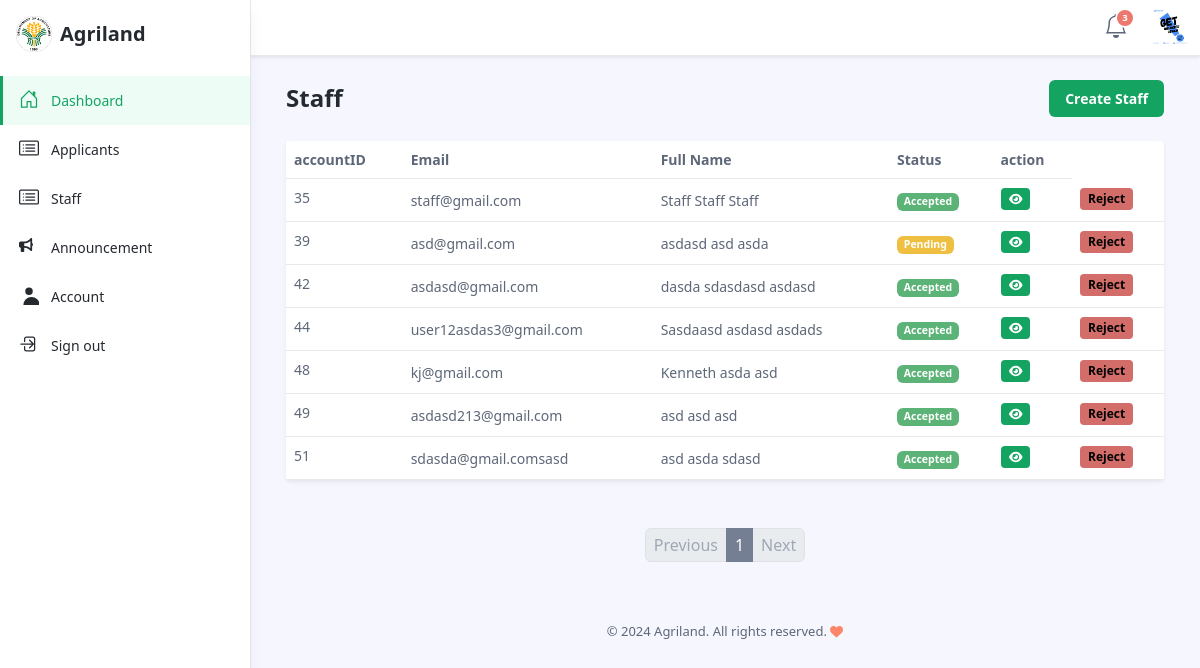
Page /RSBSA/Admin/staff.php (signed in) on the committed database.
### tables this page shows
CREATE TABLE `users` (
  `user_id` int(11) NOT NULL,
  `first_name` varchar(255) NOT NULL,
  `middle_name` varchar(255) DEFAULT NULL,
  `sur_name` varchar(255) NOT NULL,
  `sex` enum('male','female') NOT NULL,
  `date_of_birth` date NOT NULL,
  `birth_municipality` varchar(255) DEFAULT NULL,
  `birth_province` varchar(255) DEFAULT NULL,
  `profile_picture` varchar(255) DEFAULT NULL
);

CREATE TABLE `useraccounts` (
  `account_id` int(11) NOT NULL,
  `user_id` int(11) NOT NULL,
  `email` varchar(255) NOT NULL,
  `password` varchar(255) NOT NULL,
  `accountStatus` varchar(255) DEFAULT NULL,
  `role` varchar(255) NOT NULL
);

### RSBSA/includes/Applicants/allstaff.php (the view, shortened to what this page needs)
<?php
include '../includes/dbconn.php';
$dbConnection = new mysqli($servername, $username, $password, $dbname);
$limit = 10;
$page = isset($_GET['page']) ? $_GET['page'] : 1;
$offset = ($page - 1) * $limit;
$query = "SELECT
        ua.user_id,
        ua.email,
        ua.accountStatus,
        ua.account_id,
        ua.role,  -- Retrieve the role from useraccounts
        u.first_name,
        u.middle_name,
        u.sur_name,
        u.date_of_birth,
        u.sex,
        u.birth_municipality,
        u.birth_province,
        u.profile_picture,  -- Include the profile picture here
        MAX(a.region) AS region,
        MAX(a.province) AS province,
        MAX(a.city_municipality) AS city_municipality,
        MAX(a.barangay) AS barangay,
        MAX(a.street_number) AS street_number,
        MAX(a.purok) AS purok,
        MAX(c.crop_name) AS crop_name,
        MAX(c.crop_area_hectares) AS crop_area_hectares,
        MAX(c.benefits) AS benefits,
        MAX(c.reference) AS reference,
        MAX(co.phone_number) AS phone_number
    FROM
        useraccounts ua
    JOIN
        Users u ON ua.user_id = u.user_id
    LEFT JOIN
        Addresses a ON ua.user_id = a.user_id
    LEFT JOIN
        Crops c ON ua.user_id = c.user_id
    LEFT JOIN
        contacts co ON ua.user_id = co.user_id
    WHERE
        ua.accountStatus IN ('accepted', 'Pending')
        AND ua.role = 'staff'  -- Add this condition to filter for staff role
    GROUP BY
        ua.user_id, ua.email, ua.accountStatus, ua.account_id, ua.role, u.first_name, u.middle_name, u.sur_name, u.date_of_birth, u.profile_picture
    LIMIT $limit OFFSET $offset";
$result = $dbConnection->query($query);
if ($result->num_rows > 0) {
    while ($row = $result->fetch_assoc()) {
        echo '<tr>';
        echo '<td class="cell"><span class="truncate">' . htmlspecialchars($row['account_id']) . '</span></td>';
        echo '<td class="cell">' . htmlspecialchars($row['email']) . '</td>';
        echo '<td class="cell">' . htmlspecialchars($row['first_name']) . ' ' . htmlspecialchars($row['middle_name']) . ' ' . htmlspecialchars($row['sur_name']) . '</td>';
        if ($row['accountStatus'] == 'Pending') {
            echo '<td class="cell"><span class="badge bg-warning">' . ucfirst(htmlspecialchars($row['accountStatus'])) . '</span></td>';
        } elseif ($row['accountStatus'] == 'accepted') {
            echo '<td class="cell"><span class="badge bg-success">' . ucfirst(htmlspecialchars($row['accountStatus'])) . '</span></td>';
        }
        echo '<td>
                <button type="button" class="btn btn-primary btn-sm px-2"
                    data-bs-toggle="modal"
                    data-bs-target="#viewModal"
                    data-userid="' . $row['user_id'] . '"
                    data-email="' . $row['email'] . '"
                    data-full-name="' . htmlspecialchars($row['first_name'] . ' ' . $row['middle_name'] . ' ' . $row['sur_name']) . '"
                    data-account-status="' . htmlspecialchars($row['accountStatus']) . '"
                    data-phone-number="' . htmlspecialchars($row['phone_number']) . '"
                    data-date-of-birth="' . htmlspecialchars($row['date_of_birth']) . '"
                    data-sex="' . htmlspecialchars($row['sex']) . '"
                    data-birth-place="' . htmlspecialchars($row['birth_municipality'] . ',' . $row['birth_province']) . '"
                    data-region="' . htmlspecialchars($row['region']) . '"
                    data-province="' . htmlspecialchars($row['province']) . '"
                    data-city-municipality="' . htmlspecialchars($row['city_municipality']) . '"
                    data-barangay="' . htmlspecialchars($row['barangay']) . '"
                    data-street-number="' . htmlspecialchars($row['street_number']) . '"
                    data-purok="' . htmlspecialchars($row['purok']) . '"
                    data-crop-name="' . htmlspecialchars($row['crop_name']) . '"
                    data-crop-area="' . htmlspecialchars($row['crop_area_hectares']) . '"
                    data-benefits="' . htmlspecialchars($row['benefits']) . '"
                    data-reference="' . htmlspecialchars($row['reference']) . '"
                    data-profile-picture="' . htmlspecialchars($row['profile_picture']) . '">
                    <i class="fa-solid fa-eye text-white"></i>
                </button>
            </td>';
        echo '<td>
                <button type="button" class="btn btn-danger btn-sm" onclick="confirmDelete(' . $row['user_id'] . ')">
                    Reject
                </button>
            </td>';
        echo '</tr>';
    }
} else {
    echo '<tr><td colspan="9" class="text-center">No users found</td></tr>';
}
?>

### RSBSA/Admin/components/header.php (shortened to what this page needs)
<header class="app-header fixed-top">
    <div class="app-header-inner">
        <div class="container-fluid py-2">
            <div class="app-header-content">
                <div class="row justify-content-between align-items-center">
                <div class="app-utilities col-auto">
                    <div class="app-utility-item app-notifications-dropdown dropdown">
                        <a class="dropdown-toggle no-toggle-arrow" id="notifications-dropdown-toggle" data-bs-toggle="dropdown" href="#" role="button" aria-expanded="false" title="Notifications">
                            <span class="icon-badge">3</span>
                        </a>
                    </div>
                    <div class="app-utility-item app-user-dropdown dropdown">
                        <div data-bs-toggle="dropdown" role="button" aria-expanded="false">
                            <img src="<?php echo htmlspecialchars($profile_picture); ?>" alt="user profile">
                        </div>
                    </div>
                </div>
            </div>
            </div>
        </div>
    </div>
    <div id="app-sidepanel" class="app-sidepanel">
        <div class="sidepanel-inner d-flex flex-column">
            <div class="app-branding">
                <a class="app-logo" href="index.html"><img class="logo-icon me-2" src="../assets/images/da_logo.png" alt="logo"><span class="logo-text">Agriland</span></a>
            </div>
            <?php include 'navbar.php'; ?>
        </div>
    </div>
</header>

### rows in the picture
users: profile_picture (picture)
useraccounts: account_id "35", email "staff@gmail.com", user.first_name "Staff", user.middle_name "Staff", user.sur_name "Staff", accountStatus "Accepted"
useraccounts: account_id "39", email "asd@gmail.com", user.first_name "asdasd", user.middle_name "asd", user.sur_name "asda", accountStatus "Pending"
useraccounts: account_id "42", email "asdasd@gmail.com", user.first_name "dasda", user.middle_name "sdasdasd", user.sur_name "asdasd", accountStatus "Accepted"
useraccounts: account_id "44", email "user12asdas3@gmail.com", user.first_name "Sasdaasd", user.middle_name "asdasd", user.sur_name "asdads", accountStatus "Accepted"
useraccounts: account_id "48", email "kj@gmail.com", user.first_name "Kenneth", user.middle_name "asda", user.sur_name "asd", accountStatus "Accepted"
useraccounts: account_id "49", email "asdasd213@gmail.com", user.first_name "asd", user.middle_name "asd", user.sur_name "asd", accountStatus "Accepted"
useraccounts: account_id "51", email "sdasda@gmail.comsasd", user.first_name "asd", user.middle_name "asda", user.sur_name "sdasd", accountStatus "Accepted"
